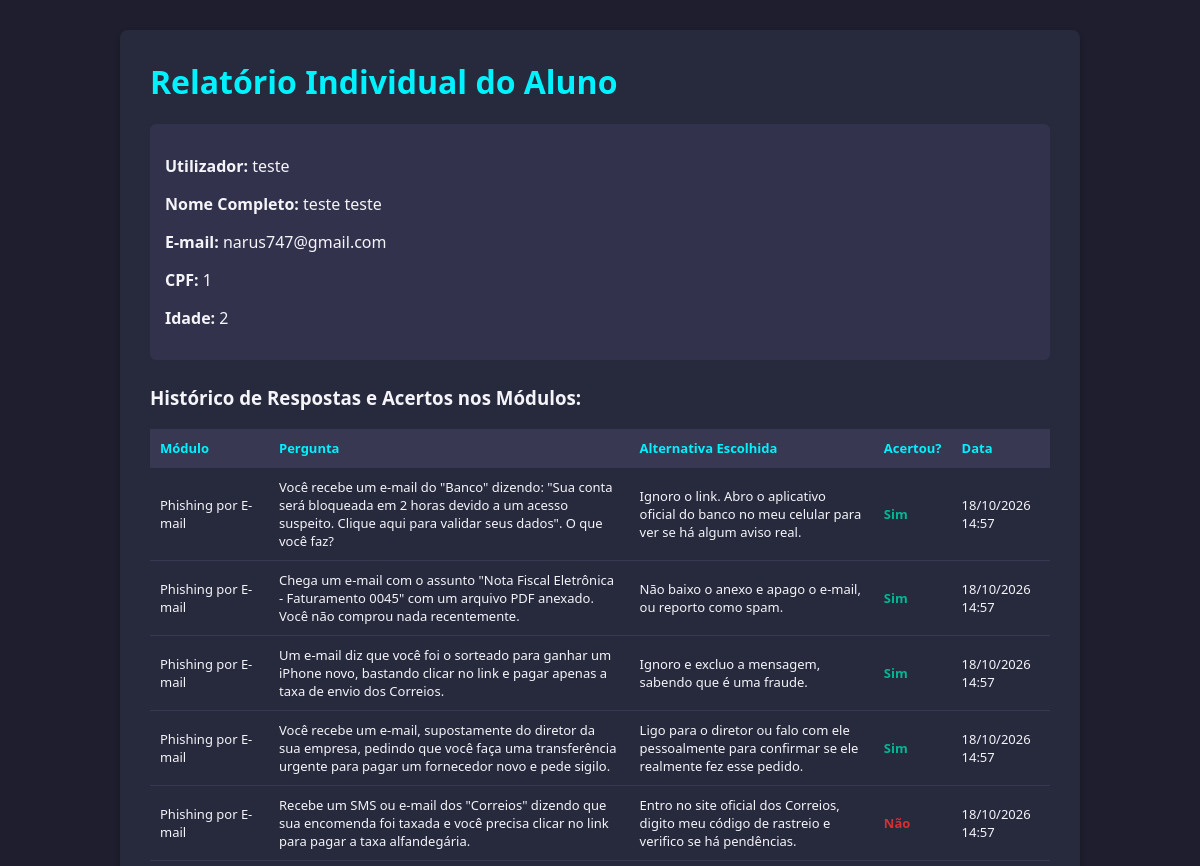
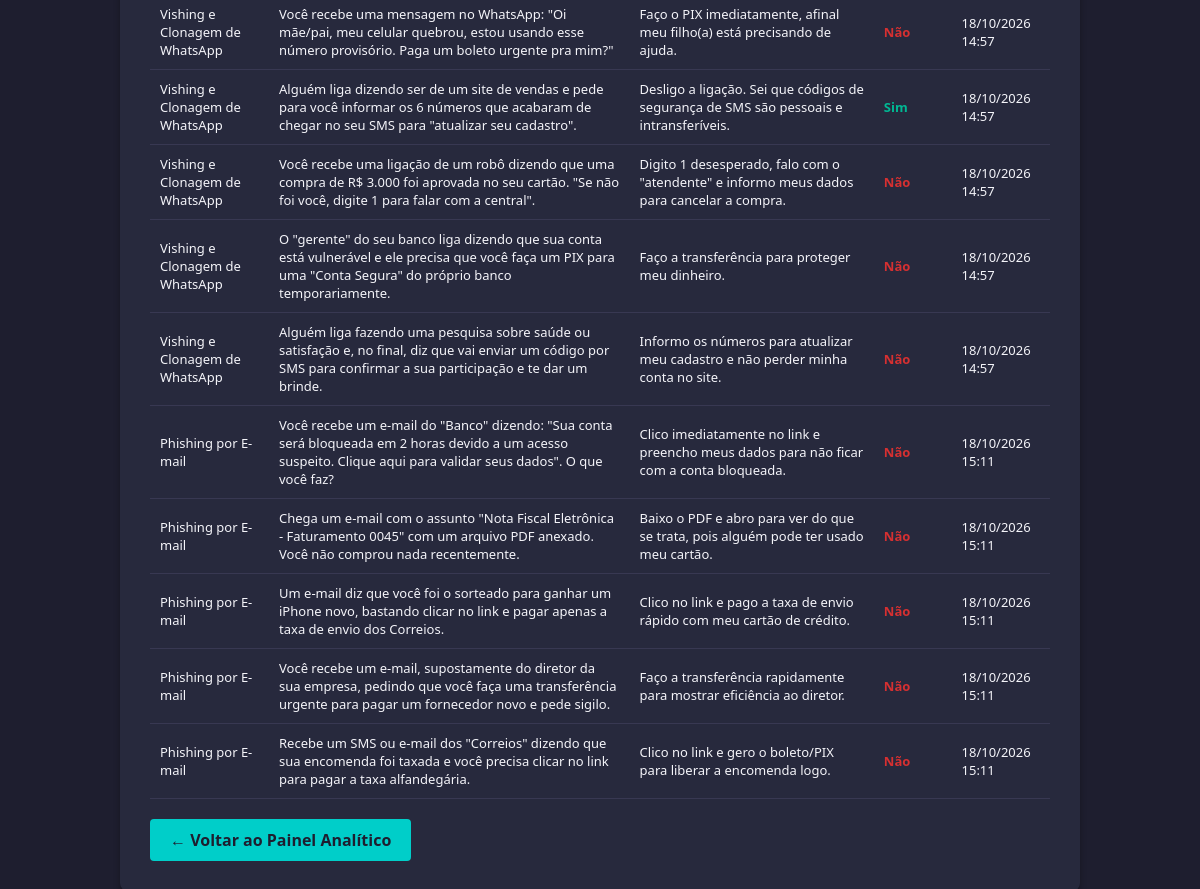
The page /usuario/2/ (signed in) on the database its author committed (2 pictures, top to bottom).
### plataforma/models.py (models this page shows, shortened)
class Usuario(AbstractUser):
    cpf = models.CharField(max_length=14, unique=True, null=True, blank=True)
    idade = models.IntegerField(null=True, blank=True)

class RespostaUsuario(models.Model):
    usuario = models.ForeignKey(Usuario, on_delete=models.CASCADE)
    pergunta = models.ForeignKey(Pergunta, on_delete=models.CASCADE)
    alternativa_escolhida = models.ForeignKey(Alternativa, on_delete=models.CASCADE)
    motivo_escolha = models.TextField(blank=True, null=True)
    viveu_parecido = models.CharField(max_length=3, choices=[('Sim', 'Sim'), ('Nao', 'Não')], blank=True, null=True)
    experiencia_passada = models.TextField(blank=True, null=True)
    suspeita_outra = models.TextField(blank=True, null=True)
    avaliacao_modulo = models.TextField(blank=True, null=True)
    como_ajudou = models.TextField(blank=True, null=True)
    data_resposta = models.DateTimeField(auto_now_add=True)

class Pergunta(models.Model):
    modulo = models.ForeignKey(Modulo, on_delete=models.CASCADE, related_name='perguntas')
    texto_pergunta = models.TextField()

class Modulo(models.Model):
    titulo = models.CharField(max_length=200)
    descricao = models.TextField(blank=True, null=True)
    explicacao_pratica = models.TextField(blank=True, null=True)
    video_url = models.URLField(
        blank=True,
        null=True,
        help_text="Link incorporado do vídeo (ex: https://www.youtube.com/embed/...)"
    )

class Alternativa(models.Model):
    pergunta = models.ForeignKey(Pergunta, on_delete=models.CASCADE, related_name='alternativas')
    texto_alternativa = models.TextField()
    is_correta = models.BooleanField(default=False)
    explicacao_feedback = models.TextField(blank=True, null=True)

### plataforma/views.py (the view)
# urls.py: path('usuario/<int:user_id>/', views.detalhe_usuario_admin, name='detalhe_usuario_admin'),
def detalhe_usuario_admin(request, user_id):
    if not request.user.is_authenticated or not request.user.is_staff:
        return redirect('login')
    usuario_alvo = get_object_or_404(Usuario, id=user_id)
    respostas = RespostaUsuario.objects.filter(usuario=usuario_alvo)
    return render(request, 'detalhe_usuario_admin.html', {
        'usuario_alvo': usuario_alvo,
        'respostas': respostas
    })

### templates/detalhe_usuario_admin.html (shortened to what this page needs)
<!DOCTYPE html>
<html lang="pt-br">
<head>
</head>
<body>
    <div class="container">
        <h1>Relatório Individual do Aluno</h1>
        <div class="info-box">
            <p><strong>Utilizador:</strong> {{ usuario_alvo.username }}</p>
            <p><strong>Nome Completo:</strong> {{ usuario_alvo.first_name|default:"Não informado" }}</p>
            <p><strong>E-mail:</strong> {{ usuario_alvo.email }}</p>
            <p><strong>CPF:</strong> {{ usuario_alvo.cpf|default:"Não informado" }}</p>
            <p><strong>Idade:</strong> {{ usuario_alvo.idade|default:"Não informada" }}</p>
        </div>
        <h3>Histórico de Respostas e Acertos nos Módulos:</h3>
        <table>
            <thead>
                <tr>
                    <th>Módulo</th>
                    <th>Pergunta</th>
                    <th>Alternativa Escolhida</th>
                    <th>Acertou?</th>
                    <th>Data</th>
                </tr>
            </thead>
            <tbody>
                {% for r in respostas %}
                <tr>
                    <td>{{ r.pergunta.modulo.titulo }}</td>
                    <td>{{ r.pergunta.texto_pergunta }}</td>
                    <td>{{ r.alternativa_escolhida.texto_alternativa }}</td>
                    <td>
                        {% if r.alternativa_escolhida.is_correta %}
                            <span style="color: #00b894; font-weight: bold;">Sim</span>
                        {% else %}
                            <span style="color: #d63031; font-weight: bold;">Não</span>
                        {% endif %}
                    </td>
                    <td>{{ r.data_resposta|date:"d/m/Y H:i" }}</td>
                </tr>
                {% empty %}
                <tr>
                    <td colspan="5" style="text-align: center; color: #a9a9b2;">Este aluno ainda não respondeu a nenhum questionário.</td>
                </tr>
                {% endfor %}
            </tbody>
        </table>
        <a href="{% url 'admin_dashboard' %}" class="btn-voltar">← Voltar ao Painel Analítico</a>
    </div>
</body>
</html>

### templates/detalhe_usuario_admin.html (style rules this page uses)
body { font-family: 'Segoe UI', sans-serif; background-color: #1e1e2f; color: #f4f4f9; padding: 30px; margin: 0; }
.container { max-width: 900px; margin: 0 auto; background: #27293d; padding: 30px; border-radius: 8px; box-shadow: 0 4px 6px rgba(0,0,0,0.3); }
h1 { color: #00f2fe; margin-top: 0; }
.info-box { background: #32324d; padding: 15px; border-radius: 6px; margin-bottom: 25px; }
table { width: 100%; border-collapse: collapse; margin-top: 15px; }
th, td { padding: 10px; text-align: left; border-bottom: 1px solid #383852; font-size: 13px; }
th { color: #00f2fe; background-color: #383852; }
.btn-voltar { display: inline-block; background: #00cec9; color: #1e1e2f; padding: 10px 20px; border-radius: 4px; text-decoration: none; font-weight: bold; margin-top: 20px; }

### rows shown on the page
Usuario: username "teste", first_name "teste teste", email "narus747@gmail.com", cpf "1", idade "2"
RespostaUsuario: pergunta.modulo.titulo "Phishing por E-mail", pergunta.texto_pergunta "Você recebe um e-mail do \"Banco\" dizendo: \"Sua conta será bloqueada em 2 horas devido a um acesso suspeito. Clique aqui para validar seus dados\". O que você faz?", alternativa_escolhida.texto_alternativa "Ignoro o link. Abro o aplicativo oficial do banco no meu celular para ver se há algum aviso real.", shows "Sim", data_resposta "18/10/2026 14:57"
RespostaUsuario: pergunta.modulo.titulo "Phishing por E-mail", pergunta.texto_pergunta "Chega um e-mail com o assunto \"Nota Fiscal Eletrônica - Faturamento 0045\" com um arquivo PDF anexado. Você não comprou nada recentemente.", alternativa_escolhida.texto_alternativa "Não baixo o anexo e apago o e-mail, ou reporto como spam.", shows "Sim", data_resposta "18/10/2026 14:57"
RespostaUsuario: pergunta.modulo.titulo "Phishing por E-mail", pergunta.texto_pergunta "Um e-mail diz que você foi o sorteado para ganhar um iPhone novo, bastando clicar no link e pagar apenas a taxa de envio dos Correios.", alternativa_escolhida.texto_alternativa "Ignoro e excluo a mensagem, sabendo que é uma fraude.", shows "Sim", data_resposta "18/10/2026 14:57"
RespostaUsuario: pergunta.modulo.titulo "Phishing por E-mail", pergunta.texto_pergunta "Você recebe um e-mail, supostamente do diretor da sua empresa, pedindo que você faça uma transferência urgente para pagar um fornecedor novo e pede sigilo.", alternativa_escolhida.texto_alternativa "Ligo para o diretor ou falo com ele pessoalmente para confirmar se ele realmente fez esse pedido.", shows "Sim", data_resposta "18/10/2026 14:57"
RespostaUsuario: pergunta.modulo.titulo "Phishing por E-mail", pergunta.texto_pergunta "Recebe um SMS ou e-mail dos \"Correios\" dizendo que sua encomenda foi taxada e você precisa clicar no link para pagar a taxa alfandegária.", alternativa_escolhida.texto_alternativa "Entro no site oficial dos Correios, digito meu código de rastreio e verifico se há pendências.", shows "Não", data_resposta "18/10/2026 14:57"
RespostaUsuario: pergunta.modulo.titulo "Vishing e Clonagem de WhatsApp", pergunta.texto_pergunta "Você recebe uma mensagem no WhatsApp: \"Oi mãe/pai, meu celular quebrou, estou usando esse número provisório. Paga um boleto urgente pra mim?\"", alternativa_escolhida.texto_alternativa "Faço o PIX imediatamente, afinal meu filho(a) está precisando de ajuda.", shows "Não", data_resposta "18/10/2026 14:57"
RespostaUsuario: pergunta.modulo.titulo "Vishing e Clonagem de WhatsApp", pergunta.texto_pergunta "Alguém liga dizendo ser de um site de vendas e pede para você informar os 6 números que acabaram de chegar no seu SMS para \"atualizar seu cadastro\".", alternativa_escolhida.texto_alternativa "Desligo a ligação. Sei que códigos de segurança de SMS são pessoais e intransferíveis.", shows "Sim", data_resposta "18/10/2026 14:57"
RespostaUsuario: pergunta.modulo.titulo "Vishing e Clonagem de WhatsApp", pergunta.texto_pergunta "Você recebe uma ligação de um robô dizendo que uma compra de R$ 3.000 foi aprovada no seu cartão. \"Se não foi você, digite 1 para falar com a central\".", alternativa_escolhida.texto_alternativa "Digito 1 desesperado, falo com o \"atendente\" e informo meus dados para cancelar a compra.", shows "Não", data_resposta "18/10/2026 14:57"
RespostaUsuario: pergunta.modulo.titulo "Vishing e Clonagem de WhatsApp", pergunta.texto_pergunta "O \"gerente\" do seu banco liga dizendo que sua conta está vulnerável e ele precisa que você faça um PIX para uma \"Conta Segura\" do próprio banco temporariamente.", alternativa_escolhida.texto_alternativa "Faço a transferência para proteger meu dinheiro.", shows "Não", data_resposta "18/10/2026 14:57"
RespostaUsuario: pergunta.modulo.titulo "Vishing e Clonagem de WhatsApp", pergunta.texto_pergunta "Alguém liga fazendo uma pesquisa sobre saúde ou satisfação e, no final, diz que vai enviar um código por SMS para confirmar a sua participação e te dar um brinde.", alternativa_escolhida.texto_alternativa "Informo os números para atualizar meu cadastro e não perder minha conta no site.", shows "Não", data_resposta "18/10/2026 14:57"
RespostaUsuario: pergunta.modulo.titulo "Phishing por E-mail", pergunta.texto_pergunta "Você recebe um e-mail do \"Banco\" dizendo: \"Sua conta será bloqueada em 2 horas devido a um acesso suspeito. Clique aqui para validar seus dados\". O que você faz?", alternativa_escolhida.texto_alternativa "Clico imediatamente no link e preencho meus dados para não ficar com a conta bloqueada.", shows "Não", data_resposta "18/10/2026 15:11"
RespostaUsuario: pergunta.modulo.titulo "Phishing por E-mail", pergunta.texto_pergunta "Chega um e-mail com o assunto \"Nota Fiscal Eletrônica - Faturamento 0045\" com um arquivo PDF anexado. Você não comprou nada recentemente.", alternativa_escolhida.texto_alternativa "Baixo o PDF e abro para ver do que se trata, pois alguém pode ter usado meu cartão.", shows "Não", data_resposta "18/10/2026 15:11"
RespostaUsuario: pergunta.modulo.titulo "Phishing por E-mail", pergunta.texto_pergunta "Um e-mail diz que você foi o sorteado para ganhar um iPhone novo, bastando clicar no link e pagar apenas a taxa de envio dos Correios.", alternativa_escolhida.texto_alternativa "Clico no link e pago a taxa de envio rápido com meu cartão de crédito.", shows "Não", data_resposta "18/10/2026 15:11"
RespostaUsuario: pergunta.modulo.titulo "Phishing por E-mail", pergunta.texto_pergunta "Você recebe um e-mail, supostamente do diretor da sua empresa, pedindo que você faça uma transferência urgente para pagar um fornecedor novo e pede sigilo.", alternativa_escolhida.texto_alternativa "Faço a transferência rapidamente para mostrar eficiência ao diretor.", shows "Não", data_resposta "18/10/2026 15:11"
RespostaUsuario: pergunta.modulo.titulo "Phishing por E-mail", pergunta.texto_pergunta "Recebe um SMS ou e-mail dos \"Correios\" dizendo que sua encomenda foi taxada e você precisa clicar no link para pagar a taxa alfandegária.", alternativa_escolhida.texto_alternativa "Clico no link e gero o boleto/PIX para liberar a encomenda logo.", shows "Não", data_resposta "18/10/2026 15:11"
